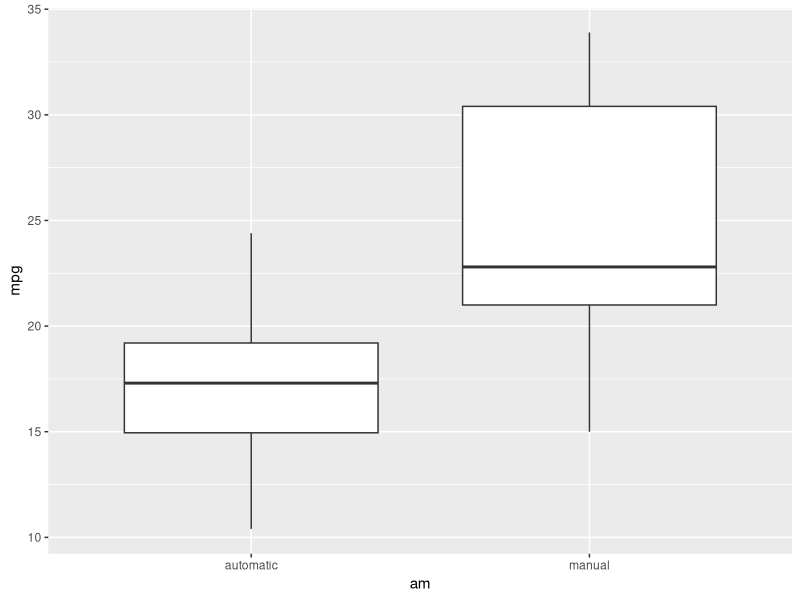
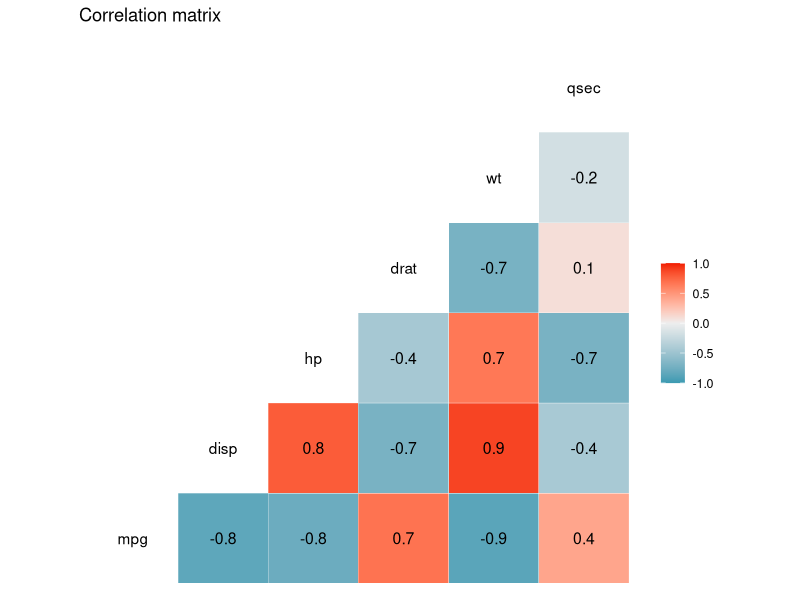
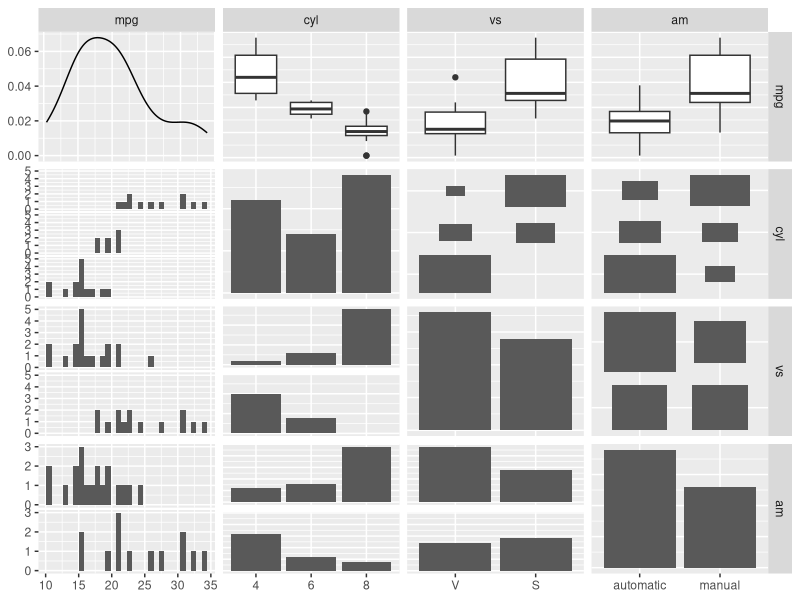
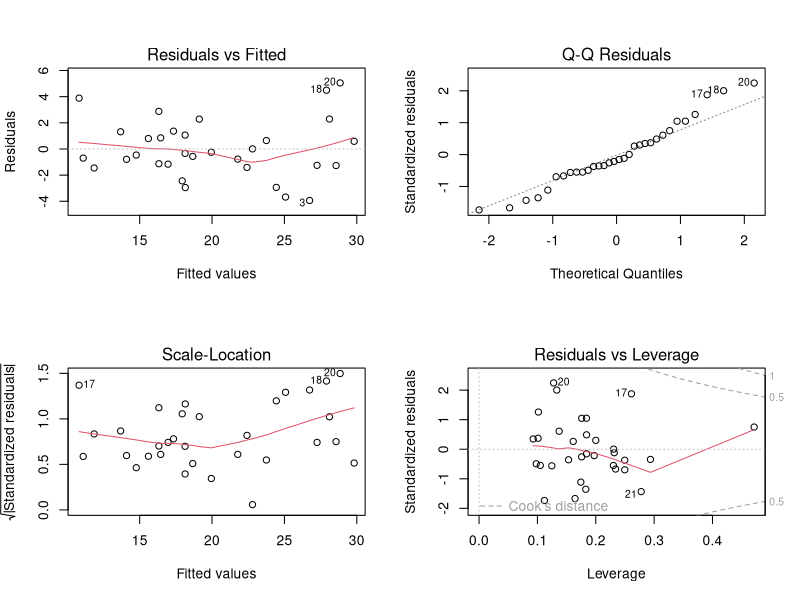

Source code (R) for these figures, in order:
## ---- chunk 1
knitr::opts_chunk$set(echo = TRUE)
library(ggplot2)
library(dplyr)
library(GGally)
library(datasets)
set.seed(198712)
## ---- chunk 2
data("mtcars")
str(mtcars)
summary(mtcars)
## ---- chunk 3
vars_to_fctr <- c("am","cyl","carb","vs","gear")
#ds[vars_to_fctr] <- lapply(ds[vars_to_fctr], factor)
ds <- mtcars %>% 
     tibble::rownames_to_column() %>%
     mutate_at(vars_to_fctr, funs(factor(.)))

levels(ds$am) <- c("automatic", "manual")
levels(ds$vs) <- c("V", "S")
str(ds)
## ---- chunk 4
ggcorr.out <- ds %>% select_if(is.numeric) %>%
     ggcorr(label = TRUE)
## ---- chunk 5
ggcorr.out$data %>% filter(y == "mpg") %>% arrange(abs(coefficient)) %>% select(-label)
## ---- chunk 6
var_to_drop <- c("qsec", "drat", "gear", "carb")
ds %>% filter((vs == "V" & mpg > 25) | ((cyl == "8" & mpg < 12) | (cyl == "8" & mpg > 19)))
ds <- ds %>% select(-one_of(var_to_drop), -rowname)
## ---- chunk 7
(ttest.out <- t.test(mpg~am, data = ds))
## ---- chunk 8
mod.init <- lm(mpg ~ ., data = ds)
summary(mod.init)
## ---- chunk 9
mod.best <- step(mod.init, direction = "backward", trace = 0)
summary(mod.best)
## ---- chunk 10
qplot(x = am, y = mpg, data = ds, geom = "boxplot")
## ---- chunk 11
ggcorr.out + ggtitle("Correlation matrix")
## ---- chunk 12
ds %>% select_if(is.factor) %>%
     bind_cols(select(ds, mpg)) %>% 
     select(mpg, everything()) %>%
     ggpairs()
## ---- chunk 13
par(mfrow=c(2,2))
plot(mod.best)
